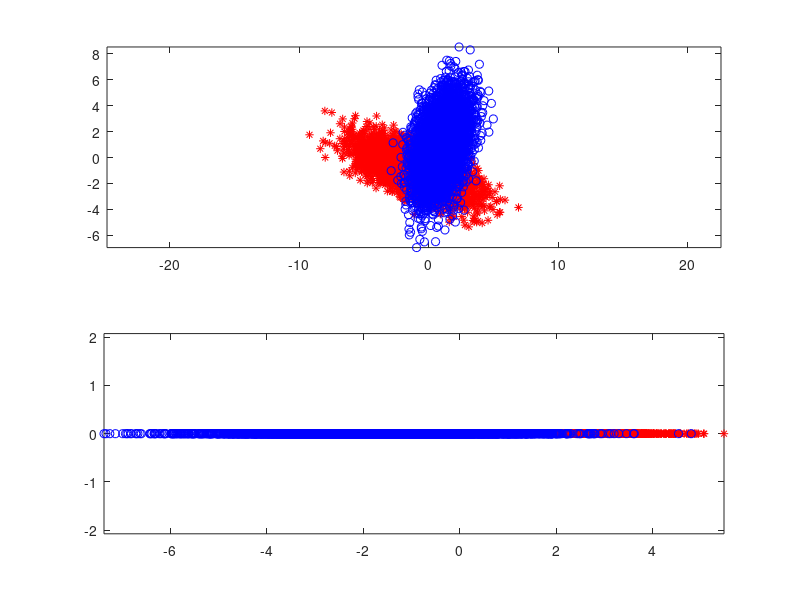

Here is the MATLAB script that generated this plot: (Note: this script raises an error after producing the figure.)
clear all, close all,

% Generate n-dimensional data vectors from 2 Gaussian pdfs
n = 4; 
N1 = 5000; mu1 = [-1;-1;-1;-1]; A1 = [2,-0.5,0.3,0;-0.5,1,-0.5,0;0.3,-0.5,1,0;0,0,0,2];
N2 = 5000; mu2 = [1;1;1;1]; A2 = [1,0.3,-0.2,0;0.3,2,0.3,0;-0.2,0.3,1,0;0,0,0,3];
x1 = A1*randn(n,N1)+mu1*ones(1,N1);
x2 = A2*randn(n,N2)+mu2*ones(1,N2);
labels = [zeros(1,N1),ones(1,N2)];

% Estimate mean vectors and covariance matrices from samples
mu1hat = mean(x1,2); S1hat = cov(x1');
mu2hat = mean(x2,2); S2hat = cov(x2');

% Calculate the between/within-class scatter matrices
Sb = (mu1hat-mu2hat)*(mu1hat-mu2hat)';
Sw = S1hat + S2hat;

% Solve for the Fisher LDA projection vector (in w)
[V,D] = eig(inv(Sw)*Sb);
[~,ind] = sort(diag(D),'descend');
w = V(:,ind(1)); % Fisher LDA projection vector

% Linearly project the data from both categories on to w
y1 = w'*x1;
y2 = w'*x2;

% Plot the data before and after linear projection
figure(5),
hold on, subplot(2,1,1), plot(x1(1,:),x1(2,:),'r*');
hold on, plot(x2(1,:),x2(2,:),'bo'); axis equal,
hold on, subplot(2,1,2), plot(y1(1,:),zeros(1,N1),'r*');
hold on, plot(y2(1,:),zeros(1,N2),'bo'); axis equal,

% ROC curve for Fisher LDA
discriminantScoresLDA = [y1,y2];
[PfpLDA,PtpLDA,PerrorLDA,thresholdListLDA] = ROCcurve(discriminantScoresLDA,labels);
Perror_lda = min(PerrorLDA);
i = find(PerrorLDA == min(PerrorLDA));
figure(6),
hold on, plot(PfpLDA,PtpLDA,'*m'),
hold on, plot(PfpLDA(i),PtpLDA(i),'*b'),
xlabel('P(False+)'),ylabel('P(True+)'), title('ROC Curve for LDA Discriminant Scores'),
figure(7),
hold on, plot(thresholdListLDA,PerrorLDA,'og'),
xlabel('Thresholds'), ylabel('P(error) for LDA Discriminant Scores'),


function [Pfp,Ptp,Perror,thresholdList] = ROCcurve(discriminantScores,labels)
[sortedScores,ind] = sort(discriminantScores,'ascend');
thresholdList = [min(sortedScores)-eps,(sortedScores(1:end-1)+sortedScores(2:end))/2, max(sortedScores)+eps];
for i = 1:length(thresholdList)
    tau = thresholdList(i);
    decisions = (discriminantScores >= tau);
    Ptn(i) = length(find(decisions==0 & labels==0))/length(find(labels==0));
    Pfp(i) = length(find(decisions==1 & labels==0))/length(find(labels==0));
    Ptp(i) = length(find(decisions==1 & labels==1))/length(find(labels==1));
    Perror(i) = sum(decisions~=labels)/length(labels);
end
end


